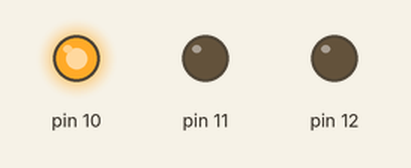
Simulated run of this sketch. Board: Arduino Uno, built with avr-gcc and run on an emulated ATmega328P. Parts: output pins drawn as LEDs (lit = HIGH).

Above: at 0.1 s.
At 0.9 s:
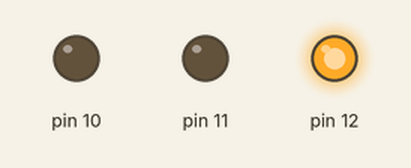
At 1.7 s:
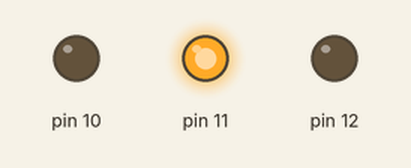
At 2.7 s:
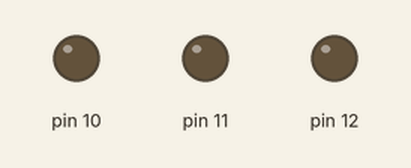
Timing chart, 0 to 3.0 s (numbered marks = the images above):
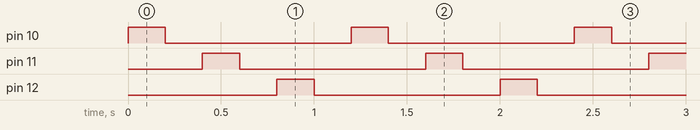

Measured:
- by itself, pin 10–12: alternates HIGH for 0.20 s and LOW for 1.0 s
- by itself, everything shown: repeats every 1.2 s, in 6 steps

The sketch:

2023-0228_Cycle3Outputs.ino
```cpp
int n = 200;

void setup() {
  // put your setup code here, to run once:
  pinMode(12, OUTPUT);
  pinMode(11, OUTPUT);
  pinMode(10, OUTPUT);
  Serial.begin(9600);
}

void loop() {
  // put your main code here, to run repeatedly:
  for (int i = 10; i < 13; i++) {
    digitalWrite(i, HIGH);
    delay(n);
    digitalWrite(i, LOW);
    delay(n);
  }
}
```
